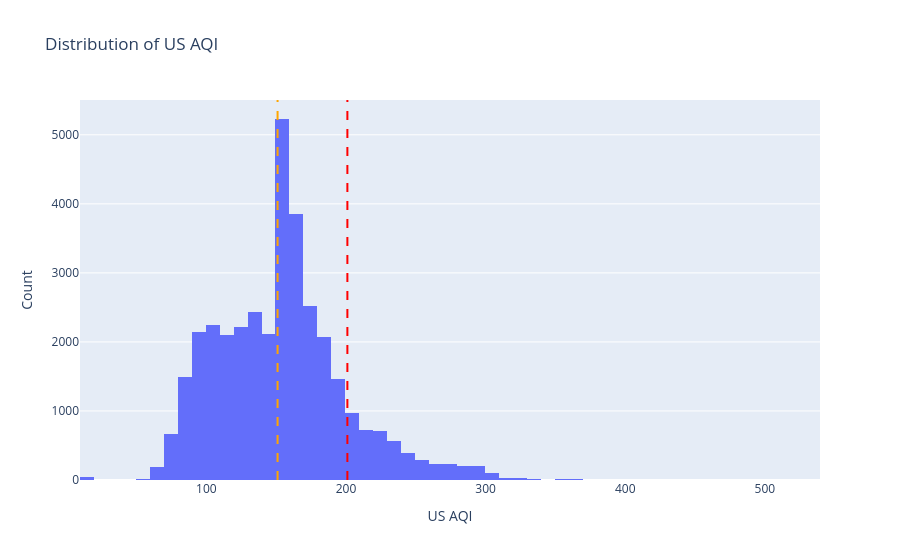

The notebook cell this image was saved under:
### Markdown cell above
## Chart 2: AQI distribution

Finding: the AQI distribution is centered in the unhealthy-for-sensitive-groups to unhealthy range, with a long upper tail and occasional extreme spikes.

Possible explanation: Lahore experiences recurrent pollution episodes rather than rare isolated events, and those episodes can intensify sharply in winter and stagnation periods.

Model implication: we should expect skew and outliers, so median and quantile-aware inspection matters even if the training loss later uses MAE.

### Code cell
fig = px.histogram(aqi_clean, x='us_aqi', nbins=60, title='Distribution of US AQI')
fig.add_vline(x=151, line_dash='dash', line_color='orange')
fig.add_vline(x=201, line_dash='dash', line_color='red')
fig.update_layout(xaxis_title='US AQI', yaxis_title='Count')
fig.show()

### Figure 1 — Plotly figure (JSON) as saved in the notebook; plotly's stock layout.template omitted (floating-point values rounded to 4 significant figures; data arrays with more than 128 entries replaced by an {"elided": "..."} marker saying what was removed)
{"data": [{"alignmentgroup": "True", "bingroup": "x", "hovertemplate": "us_aqi=%{x}<br>count=%{y}<extra></extra>", "legendgroup": "", "marker": {"color": "#636efa", "pattern": {"shape": ""}}, "name": "", "nbinsx": 60, "offsetgroup": "", "orientation": "v", "showlegend": false, "type": "histogram", "x": {"elided": "35544 int values"}, "xaxis": "x", "yaxis": "y"}], "layout": {"barmode": "relative", "legend": {"tracegroupgap": 0}, "shapes": [{"line": {"color": "orange", "dash": "dash"}, "type": "line", "x0": 151, "x1": 151, "xref": "x", "y0": 0, "y1": 1, "yref": "y domain"}, {"line": {"color": "red", "dash": "dash"}, "type": "line", "x0": 201, "x1": 201, "xref": "x", "y0": 0, "y1": 1, "yref": "y domain"}], "title": {"text": "Distribution of US AQI"}, "xaxis": {"anchor": "y", "domain": [0, 1], "title": {"text": "US AQI"}}, "yaxis": {"anchor": "x", "domain": [0, 1], "title": {"text": "Count"}}}}
